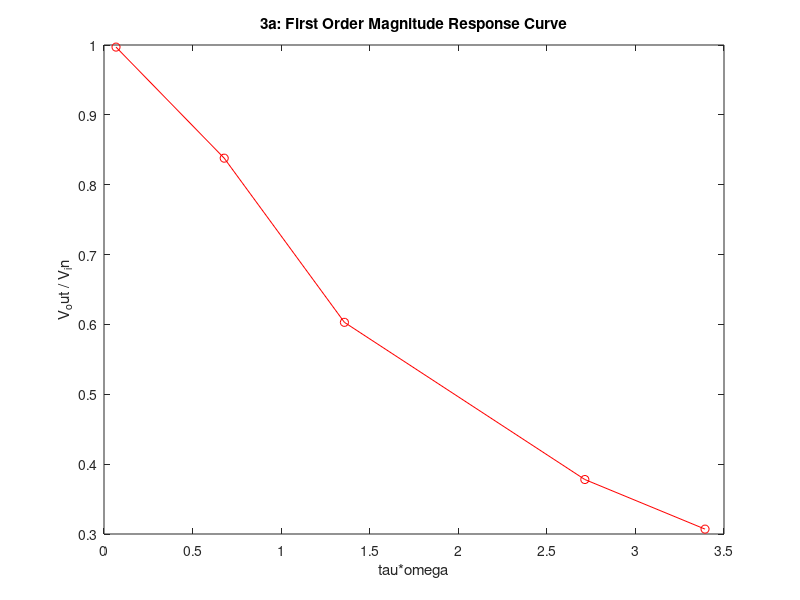
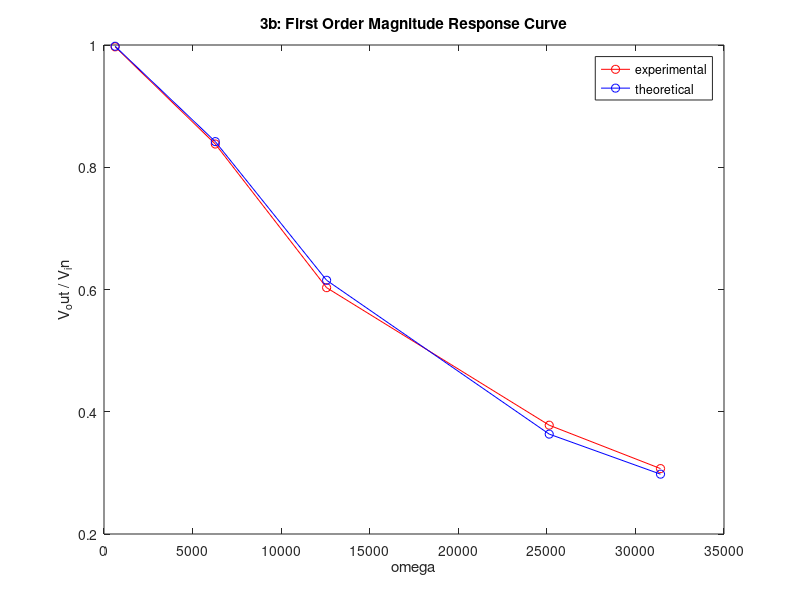

Reproduce these figures in MATLAB, in order.
%% Deep Patel Measurements Lab 1
clear all, close all, clc

% Part a
f = [100, 1000, 2000, 4000, 5000]
w = f.*(2*pi)
tau = 108/(10.^6)
V_ratio = [0.997, 0.838, 0.603, 0.378, 0.307]
x = w*tau

figure;
plot(x, V_ratio, 'r-o')
xlabel('tau*omega'); ylabel('V_out / V_in'); 
title('3a: First Order Magnitude Response Curve')

% Part b
tau2 = 102/(10.^6)
M = 1./((1 + (w.*tau2).^2).^(0.5))
figure;
plot(w, V_ratio, 'r-o',w,M,'b-o')
xlabel('omega'); ylabel('V_out / V_in'); 
legend('experimental','theoretical'); 
title('3b: First Order Magnitude Response Curve')
